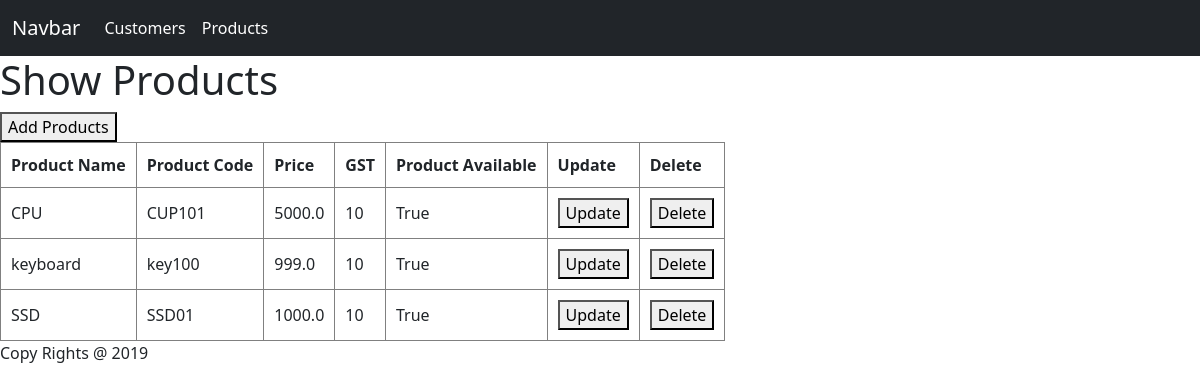
Screenshot of /Inventory/products/ with the database file from the repository.
### Inventory/models.py (models this page shows, shortened)
class Product(models.Model):
    product_name = models.CharField(max_length=200, null=True)
    product_code = models.CharField(max_length=10, null=True)
    price = models.FloatField(default=0)
    gst = models.IntegerField(default=0)
    product_available = models.BooleanField(default=False)

### Inventory/views.py (the view)
# urls.py: path('products/', ShowProducts),
def ShowProducts(request):
    context = {
        'show_products' : Product.objects.all()
    }
    return render(request, 'products.html', context)

### Frontend/templates/products.html
{% extends 'base.html' %}
{% block content %}
<h1>Show Products</h1>
<a href="/Inventory/products/add">
    <button>Add Products</button>
</a>
<table>
    <thead>
        <tr>
            <th>Product Name</th>
            <th>Product Code</th>
            <th>Price</th>
            <th>GST</th>
            <th>Product Available</th>
            <th>Update</th>
            <th>Delete</th>
        </tr>
    </thead>
    <tbody>
        {% for product in show_products %}
        <tr>
            <td>{{product.product_name}}</td>
            <td>{{product.product_code}}</td>
            <td>{{product.price}}</td>
            <td>{{product.gst}}</td>
            <td>{{product.product_available}}</td>
            <td>
                <a href="{% url 'product_update' product.id %}">
                    <button>Update</button>
                </a>
            </td>
            <td>
                <a href="{% url 'product_delete' product.id %}">
                    <button>Delete</button>
                </a>
            </td>
        {% endfor %}
        </tr>
    </tbody>
</table>
{% endblock %}

### Frontend/templates/base.html (shortened to what this page needs)
<!DOCTYPE html>
<html lang="en">
<head>
    {% load bootstrap5 %}
    {% bootstrap_css %}
</head>
<body>
    {% include 'navbar.html' %}
{% block content %}
{% endblock %}
<footer>
    <P>Copy Rights @ 2019</P>
</footer>
</body>
</html>

### Frontend/templates/navbar.html (shortened to what this page needs)
<nav class="navbar navbar-expand-lg bg-dark navbar-dark">
  <div class="container-fluid">
    <a class="navbar-brand" href="#">Navbar</a>
    <div class="collapse navbar-collapse" id="navbarNav">
      <ul class="navbar-nav">
        <li class="nav-item">
          <a class="nav-link active" aria-current="page" href="/Orders/all/customers/">Customers</a>
        </li>
        <li class="nav-item">
          <a class="nav-link active" href="/Inventory/products/">Products</a>
        </li>
      </ul>
    </div>
  </div>
</nav>

### Frontend/templates/base.html (style rules this page uses)
table, th, td { border: 1px solid grey; padding: 10px; }

### rows the page displays
Product: product_name "CPU", product_code "CUP101", price "5000.0", gst "10", product_available "True"
Product: product_name "keyboard", product_code "key100", price "999.0", gst "10", product_available "True"
Product: product_name "SSD", product_code "SSD01", price "1000.0", gst "10", product_available "True"
